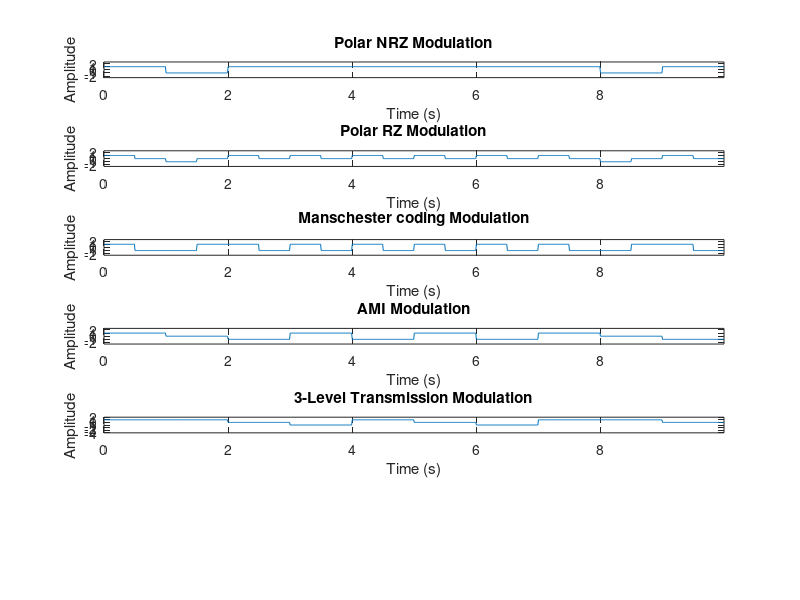

The MATLAB script that drew this image:
clear all;
clc;

seq = randi([0 1], 1, 10);
seq
Tb = 1; % bit duration
Fs = 100; % sampling frequency in Hz

t = linspace(0, Tb*length(seq), length(seq)*Fs+1);
t = t(1:end-1); % remove the last point to make sure that t and y have
                % the same length

%----------------- polar NRZ ---------------%
for i = 1:length(seq)
    if seq(i) == 0
        y((i-1)*Fs+1:i*Fs) = -1;
    else
        y((i-1)*Fs+1:i*Fs) = 1;
    end
end

subplot(6, 1, 1);
plot(t, y);
axis([0 t(end) -2.5 2.5]);
xlabel('Time (s)');
ylabel('Amplitude');
title('Polar NRZ Modulation');
%----------------- polar NRZ ---------------%

%----------------- polar RZ ---------------%
for i = 1:length(seq)
  if seq(i) == 1
    y((i-1)*Fs+1:(i-0.5)*Fs) = 1;
    y((i-0.5)*Fs+1:i*Fs) = 0;
  else
    y((i-1)*Fs+1:(i-0.5)*Fs) = -1;
    y((i-0.5)*Fs+1:i*Fs) = 0;
  end
end

subplot(6, 1, 2);
plot(t, y);
axis([0 t(end) -2.5 2.5]);
xlabel('Time (s)');
ylabel('Amplitude');
title('Polar RZ Modulation');
%----------------- polar RZ ---------------%

%---------- Manschester coding ------------%
for i = 1:length(seq)
  if seq(i) == 1
    y((i-1)*Fs+1:(i-0.5)*Fs) = 1;
    y((i-0.5)*Fs+1:i*Fs) = -1;
  else
    y((i-1)*Fs+1:(i-0.5)*Fs) = -1;
    y((i-0.5)*Fs+1:i*Fs) = 1;
  end
end

subplot(6, 1, 3);
plot(t, y);
axis([0 t(end) -2.5 2.5]);
xlabel('Time (s)');
ylabel('Amplitude');
title('Manschester coding Modulation');
%--------- Manschester coding --------%

%----------------- AMI ---------------%
last_bit = 1; % will be used to check if the last 1-bit represented as 1 or -1
for i = 1:length(seq)
    if seq(i) == 0
        y((i-1)*Fs+1:i*Fs) = 0;
    else
        y((i-1)*Fs+1:i*Fs) = last_bit;
        last_bit = -1 * last_bit;
    end
end

subplot(6, 1, 4);
plot(t, y);
axis([0 t(end) -2.5 2.5]);
xlabel('Time (s)');
ylabel('Amplitude');
title('AMI Modulation');
%----------------- AMI ---------------%

%------- 3-level transmission --------%
last_bit = 0;
alter = [1 0 -1];
j = 1;
for i = 1:length(seq)
    if seq(i) == 0
        y((i-1)*Fs+1:i*Fs) = last_bit;
    else
         y((i-1)*Fs+1:i*Fs) = alter(j);
         last_bit = alter(j);
         j = j + 1;
         if j > length(alter)
             j = 1;
         end
    end
end

subplot(6, 1, 5);
plot(t, y);
axis([0 t(end) -4 2]);
xlabel('Time (s)');
ylabel('Amplitude');
title('3-Level Transmission Modulation');
%------- 3-level transmission --------%
